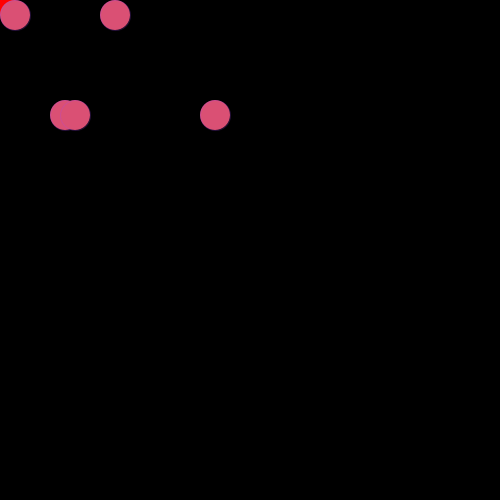
Frame 1 (no input)
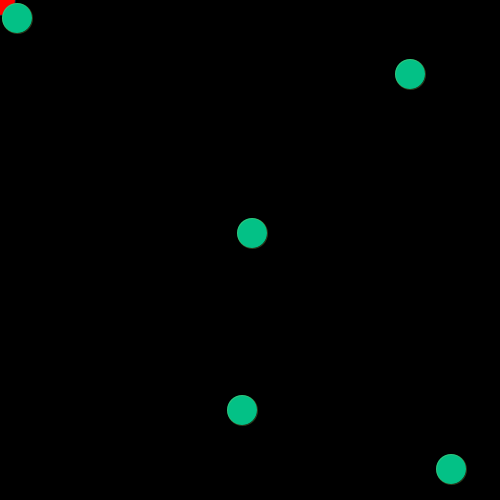
Frame 60 (the mouse pressed at the canvas centre just before this capture)
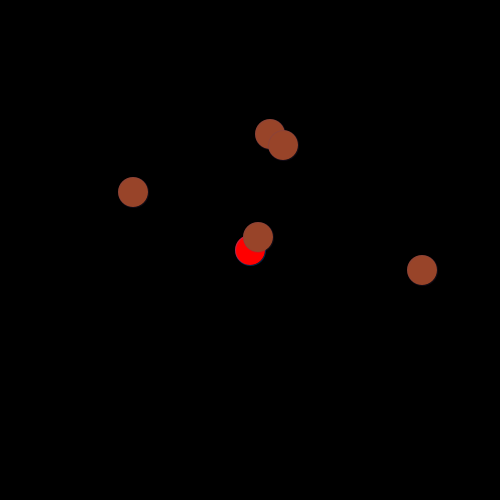
Frame 120 (the mouse held since frame 60 and released just before this capture)

The Processing sketch that drew these frames (run headless with seeded random() and noise(); from frame 60 on, the mouse is pressed at the canvas centre):

// Processing sketch: sketch5452
// ── sketch5452.pde
int r = 15;
int p=15;
int x0 = r;
int y0 = r;
int dx0 = 2;
int dy0 = 3;
int x1 = r+100;
int y1 = r;
int dx1 = 5;
int dy1 = 1;
int x2 = r+50;
int y2 = r+100;
int dx2 = 3;
int dy2 = 5;
int x3=r+200;
int y3=r+100;
int vx3 =4;
int vy3=6;
int x4=r+60;
int y4=r+100;
int vx4=3;
int vy4=2;
int a, b;


void setup()
{
  size(500, 500);
  ellipseMode(RADIUS);
  background(0, 0, 0);
}

void draw()
{
  a=mouseX;
  b=mouseY;
  background(0);

  fill(255, 0, 0);
  ellipse(a, b, p, p);
  stroke(random(255), random(255), random(255), random(50, 100));
  fill( random(255), random(255), random(255));
  if (keyPressed) {
    if (key=='r') {
      fill(255, 0, 0);
    }
    if (key=='g') {
      fill(0, 255, 0);
    }
    if (key=='b') {
      fill(0, 0, 255);
    }
  }


  ellipse( x0, y0, r, r );
  x0 = x0 + dx0;
  y0 = y0 + dy0;
  if ( y0 > height-r || y0 < r ) { 
    dy0 = -dy0 ;
  }
  if ( x0 > width-r || x0 < r ) { 
    dx0 = -dx0;
  }
  float size=dist(a, b, x0, y0);
  if ( size<r+p) { 
   
    dx0 = -dx0;
    dy0=-dy0;
  }


  ellipse( x1, y1, r, r );
  x1 = x1 + dx1;
  y1 = y1 + dy1;
  if ( y1 > height-r || y1 < r ) {
    dy1 = -dy1;
  }
  if ( x1 > width-r || x1 < r ) { 
    dx1 = -dx1;
  }
  float size1=dist(a, b, x1, y1);
  if ( size1<r+p) { 
     
    dx1 = -dx1;
    dy1=-dy1;
  }




  ellipse( x2, y2, r, r );
  x2 = x2 + dx2;
  y2 = y2 + dy2;
  if ( y2 > height-r || y2 < r ) {
    dy2 = -dy2 ;
    background(255, random(200, 255), 0);
  }
  if ( x2 > width-r || x2 < r ) { 
    dx2 = -dx2;
    background(255, random(200, 255), 0);
  }
  float size2=dist(a, b, x2, y2);
  if ( size2<r+p) { 
     
    dx2 = -dx2;
    dy2=-dy2;
  }




  ellipse( x3, y3, r, r );
  x3 = x3 + vx3;
  y3 = y3 + vy3;
  if ( y3 > height-r || y3 < r ) { 
    vy3 = -vy3;
    background(255, random(200, 255), 0);
  }
  if ( x3 > width-r || x3 < r ) {
    vx3 = -vx3;
    background(255, random(200, 255), 0);
  }
  float size3=dist(a, b, x3, y3);
  if ( size3<r+p) { 
      
    vx3 = -vx3;
    vy3=-vy3;
  }




  ellipse( x4, y4, r, r );
  x4 = x4 + vx4;
  y4 = y4 + vy4;
  if ( y4 > height-r || y4 < r ) { 
    vy4 = -vy4;
    background(255, random(200, 255), 0);
  }
  if ( x4 > width-r || x4 < r ) {
    vx4 = -vx4;
    background(255, random(200, 255), 0);
  }
  float size4=dist(a, b, x4, y4);
  if ( size4<r+p) { 
    vx4 = -vx4;
    vy4=-vy4;
  }
}
